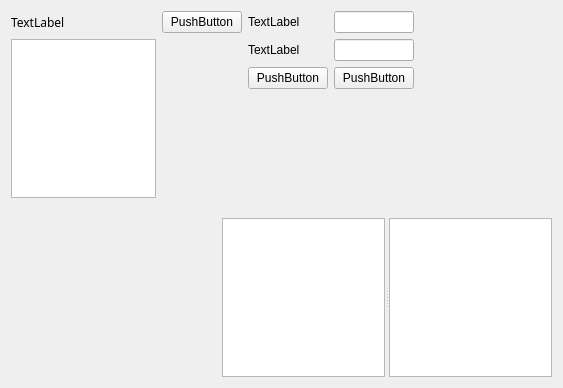
<?xml version="1.0" encoding="UTF-8"?>
<ui version="4.0">
 <class>MainWindow</class>
 <widget class="QMainWindow" name="MainWindow">
  <property name="geometry">
   <rect>
    <x>0</x>
    <y>0</y>
    <width>563</width>
    <height>388</height>
   </rect>
  </property>
  <property name="windowTitle">
   <string>MainWindow</string>
  </property>
  <widget class="QWidget" name="centralWidget">
   <layout class="QGridLayout" name="gridLayout_3">
    <item row="0" column="0" rowspan="2">
     <layout class="QGridLayout" name="gridLayout"/>
    </item>
    <item row="0" column="1" rowspan="2" colspan="2">
     <layout class="QGridLayout" name="gridLayout_2">
      <item row="3" column="0">
       <widget class="QTextBrowser" name="textBrowser"/>
      </item>
      <item row="2" column="1">
       <widget class="QPushButton" name="pushButton">
        <property name="text">
         <string>PushButton</string>
        </property>
       </widget>
      </item>
      <item row="2" column="0">
       <widget class="QLabel" name="label">
        <property name="font">
         <font>
          <family>MingLiU_HKSCS-ExtB</family>
         </font>
        </property>
        <property name="text">
         <string>TextLabel</string>
        </property>
       </widget>
      </item>
      <item row="3" column="1">
       <spacer name="verticalSpacer_2">
        <property name="orientation">
         <enum>Qt::Vertical</enum>
        </property>
        <property name="sizeHint" stdset="0">
         <size>
          <width>20</width>
          <height>40</height>
         </size>
        </property>
       </spacer>
      </item>
     </layout>
    </item>
    <item row="0" column="3">
     <layout class="QFormLayout" name="formLayout">
      <item row="1" column="0">
       <widget class="QLabel" name="label_2">
        <property name="text">
         <string>TextLabel</string>
        </property>
       </widget>
      </item>
      <item row="2" column="0">
       <widget class="QLabel" name="label_3">
        <property name="text">
         <string>TextLabel</string>
        </property>
       </widget>
      </item>
      <item row="1" column="1">
       <widget class="QLineEdit" name="lineEdit"/>
      </item>
      <item row="2" column="1">
       <widget class="QLineEdit" name="lineEdit_2"/>
      </item>
      <item row="3" column="0">
       <widget class="QPushButton" name="pushButton_2">
        <property name="text">
         <string>PushButton</string>
        </property>
       </widget>
      </item>
      <item row="3" column="1">
       <widget class="QPushButton" name="pushButton_3">
        <property name="text">
         <string>PushButton</string>
        </property>
       </widget>
      </item>
     </layout>
    </item>
    <item row="0" column="4" colspan="2">
     <spacer name="horizontalSpacer_3">
      <property name="orientation">
       <enum>Qt::Horizontal</enum>
      </property>
      <property name="sizeHint" stdset="0">
       <size>
        <width>132</width>
        <height>20</height>
       </size>
      </property>
     </spacer>
    </item>
    <item row="1" column="3" rowspan="2">
     <spacer name="verticalSpacer">
      <property name="orientation">
       <enum>Qt::Vertical</enum>
      </property>
      <property name="sizeHint" stdset="0">
       <size>
        <width>20</width>
        <height>30</height>
       </size>
      </property>
     </spacer>
    </item>
    <item row="2" column="2">
     <spacer name="verticalSpacer_3">
      <property name="orientation">
       <enum>Qt::Vertical</enum>
      </property>
      <property name="sizeHint" stdset="0">
       <size>
        <width>20</width>
        <height>24</height>
       </size>
      </property>
     </spacer>
    </item>
    <item row="3" column="2" rowspan="2" colspan="4">
     <widget class="QSplitter" name="splitter">
      <property name="orientation">
       <enum>Qt::Horizontal</enum>
      </property>
      <widget class="QTextEdit" name="textEdit"/>
      <widget class="QTextEdit" name="textEdit_2"/>
     </widget>
    </item>
    <item row="4" column="1">
     <spacer name="horizontalSpacer_2">
      <property name="orientation">
       <enum>Qt::Horizontal</enum>
      </property>
      <property name="sizeHint" stdset="0">
       <size>
        <width>200</width>
        <height>20</height>
       </size>
      </property>
     </spacer>
    </item>
    <item row="4" column="5">
     <spacer name="horizontalSpacer">
      <property name="orientation">
       <enum>Qt::Horizontal</enum>
      </property>
      <property name="sizeHint" stdset="0">
       <size>
        <width>126</width>
        <height>20</height>
       </size>
      </property>
     </spacer>
    </item>
   </layout>
  </widget>
 </widget>
 <layoutdefault spacing="6" margin="11"/>
 <resources/>
 <connections/>
</ui>
